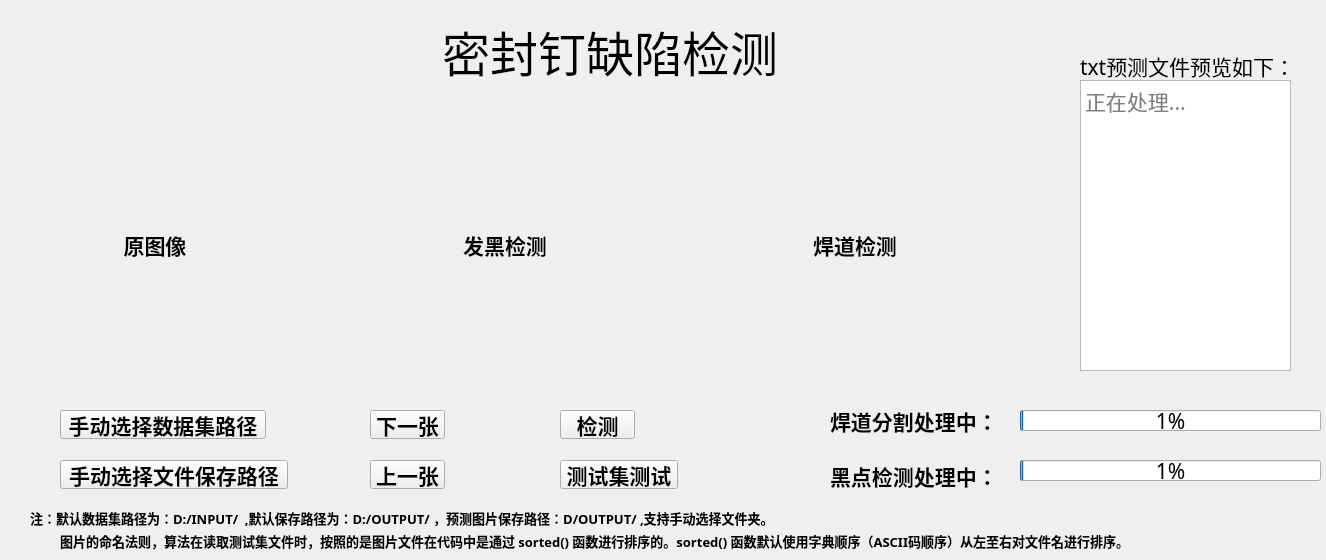
<?xml version="1.0" encoding="UTF-8"?>
<ui version="4.0">
 <class>Form</class>
 <widget class="QWidget" name="Form">
  <property name="geometry">
   <rect>
    <x>0</x>
    <y>0</y>
    <width>1326</width>
    <height>560</height>
   </rect>
  </property>
  <property name="sizePolicy">
   <sizepolicy hsizetype="Fixed" vsizetype="Fixed">
    <horstretch>0</horstretch>
    <verstretch>0</verstretch>
   </sizepolicy>
  </property>
  <property name="font">
   <font>
    <family>Agency FB</family>
    <pointsize>16</pointsize>
   </font>
  </property>
  <property name="windowTitle">
   <string>MainWindow</string>
  </property>
  <widget class="QLabel" name="title">
   <property name="enabled">
    <bool>true</bool>
   </property>
   <property name="geometry">
    <rect>
     <x>400</x>
     <y>20</y>
     <width>420</width>
     <height>63</height>
    </rect>
   </property>
   <property name="sizePolicy">
    <sizepolicy hsizetype="Fixed" vsizetype="Fixed">
     <horstretch>0</horstretch>
     <verstretch>0</verstretch>
    </sizepolicy>
   </property>
   <property name="font">
    <font>
     <family>方正舒体</family>
     <pointsize>36</pointsize>
    </font>
   </property>
   <property name="layoutDirection">
    <enum>Qt::LeftToRight</enum>
   </property>
   <property name="text">
    <string>密封钉缺陷检测</string>
   </property>
   <property name="alignment">
    <set>Qt::AlignCenter</set>
   </property>
  </widget>
  <widget class="QProgressBar" name="progressBar">
   <property name="geometry">
    <rect>
     <x>1020</x>
     <y>460</y>
     <width>301</width>
     <height>21</height>
    </rect>
   </property>
   <property name="value">
    <number>1</number>
   </property>
  </widget>
  <widget class="QLabel" name="label">
   <property name="geometry">
    <rect>
     <x>830</x>
     <y>460</y>
     <width>221</width>
     <height>31</height>
    </rect>
   </property>
   <property name="font">
    <font>
     <family>Agency FB</family>
     <pointsize>16</pointsize>
     <weight>75</weight>
     <bold>true</bold>
    </font>
   </property>
   <property name="text">
    <string>黑点检测处理中：</string>
   </property>
  </widget>
  <widget class="QLabel" name="label_2">
   <property name="geometry">
    <rect>
     <x>1080</x>
     <y>50</y>
     <width>371</width>
     <height>31</height>
    </rect>
   </property>
   <property name="text">
    <string>txt预测文件预览如下：</string>
   </property>
  </widget>
  <widget class="QProgressBar" name="progressBar_2">
   <property name="geometry">
    <rect>
     <x>1020</x>
     <y>410</y>
     <width>301</width>
     <height>21</height>
    </rect>
   </property>
   <property name="value">
    <number>1</number>
   </property>
  </widget>
  <widget class="QLabel" name="label_3">
   <property name="geometry">
    <rect>
     <x>830</x>
     <y>400</y>
     <width>211</width>
     <height>41</height>
    </rect>
   </property>
   <property name="font">
    <font>
     <family>Agency FB</family>
     <pointsize>16</pointsize>
     <weight>75</weight>
     <bold>true</bold>
    </font>
   </property>
   <property name="text">
    <string>焊道分割处理中：</string>
   </property>
  </widget>
  <widget class="QTextEdit" name="textEdit">
   <property name="geometry">
    <rect>
     <x>1080</x>
     <y>80</y>
     <width>211</width>
     <height>291</height>
    </rect>
   </property>
   <property name="placeholderText">
    <string>正在处理...</string>
   </property>
  </widget>
  <widget class="QLabel" name="label_4">
   <property name="geometry">
    <rect>
     <x>30</x>
     <y>510</y>
     <width>991</width>
     <height>16</height>
    </rect>
   </property>
   <property name="font">
    <font>
     <family>Agency FB</family>
     <pointsize>10</pointsize>
     <weight>75</weight>
     <bold>true</bold>
    </font>
   </property>
   <property name="text">
    <string>注：默认数据集路径为：D:/INPUT/  ,默认保存路径为：D:/OUTPUT/ ，预测图片保存路径：D/OUTPUT/ ,支持手动选择文件夹。</string>
   </property>
  </widget>
  <widget class="QLabel" name="label_5">
   <property name="geometry">
    <rect>
     <x>60</x>
     <y>530</y>
     <width>1601</width>
     <height>21</height>
    </rect>
   </property>
   <property name="font">
    <font>
     <family>Agency FB</family>
     <pointsize>10</pointsize>
     <weight>75</weight>
     <bold>true</bold>
    </font>
   </property>
   <property name="text">
    <string>图片的命名法则，算法在读取测试集文件时，按照的是图片文件在代码中是通过 sorted() 函数进行排序的。sorted() 函数默认使用字典顺序（ASCII码顺序）从左至右对文件名进行排序。</string>
   </property>
  </widget>
  <widget class="QPushButton" name="Open_Image_folder">
   <property name="geometry">
    <rect>
     <x>60</x>
     <y>410</y>
     <width>206</width>
     <height>29</height>
    </rect>
   </property>
   <property name="sizePolicy">
    <sizepolicy hsizetype="Fixed" vsizetype="Fixed">
     <horstretch>0</horstretch>
     <verstretch>0</verstretch>
    </sizepolicy>
   </property>
   <property name="font">
    <font>
     <family>Agency FB</family>
     <pointsize>16</pointsize>
     <weight>75</weight>
     <bold>true</bold>
    </font>
   </property>
   <property name="text">
    <string>手动选择数据集路径</string>
   </property>
  </widget>
  <widget class="QPushButton" name="pushButton_2">
   <property name="geometry">
    <rect>
     <x>60</x>
     <y>460</y>
     <width>228</width>
     <height>29</height>
    </rect>
   </property>
   <property name="sizePolicy">
    <sizepolicy hsizetype="Fixed" vsizetype="Fixed">
     <horstretch>0</horstretch>
     <verstretch>0</verstretch>
    </sizepolicy>
   </property>
   <property name="font">
    <font>
     <family>Agency FB</family>
     <pointsize>16</pointsize>
     <weight>75</weight>
     <bold>true</bold>
    </font>
   </property>
   <property name="text">
    <string>手动选择文件保存路径</string>
   </property>
  </widget>
  <widget class="QPushButton" name="Next_Image">
   <property name="geometry">
    <rect>
     <x>370</x>
     <y>410</y>
     <width>75</width>
     <height>29</height>
    </rect>
   </property>
   <property name="sizePolicy">
    <sizepolicy hsizetype="Fixed" vsizetype="Fixed">
     <horstretch>0</horstretch>
     <verstretch>0</verstretch>
    </sizepolicy>
   </property>
   <property name="font">
    <font>
     <family>Agency FB</family>
     <pointsize>16</pointsize>
     <weight>75</weight>
     <bold>true</bold>
    </font>
   </property>
   <property name="text">
    <string>下一张</string>
   </property>
  </widget>
  <widget class="QPushButton" name="Prev_Image">
   <property name="geometry">
    <rect>
     <x>370</x>
     <y>460</y>
     <width>75</width>
     <height>29</height>
    </rect>
   </property>
   <property name="sizePolicy">
    <sizepolicy hsizetype="Fixed" vsizetype="Fixed">
     <horstretch>0</horstretch>
     <verstretch>0</verstretch>
    </sizepolicy>
   </property>
   <property name="font">
    <font>
     <family>Agency FB</family>
     <pointsize>16</pointsize>
     <weight>75</weight>
     <bold>true</bold>
    </font>
   </property>
   <property name="text">
    <string>上一张</string>
   </property>
  </widget>
  <widget class="QPushButton" name="Detect_image">
   <property name="geometry">
    <rect>
     <x>560</x>
     <y>410</y>
     <width>75</width>
     <height>29</height>
    </rect>
   </property>
   <property name="sizePolicy">
    <sizepolicy hsizetype="Fixed" vsizetype="Fixed">
     <horstretch>0</horstretch>
     <verstretch>0</verstretch>
    </sizepolicy>
   </property>
   <property name="font">
    <font>
     <family>Agency FB</family>
     <pointsize>16</pointsize>
     <weight>75</weight>
     <bold>true</bold>
    </font>
   </property>
   <property name="text">
    <string>检测</string>
   </property>
  </widget>
  <widget class="QPushButton" name="pushButton">
   <property name="geometry">
    <rect>
     <x>560</x>
     <y>460</y>
     <width>118</width>
     <height>29</height>
    </rect>
   </property>
   <property name="sizePolicy">
    <sizepolicy hsizetype="Fixed" vsizetype="Fixed">
     <horstretch>0</horstretch>
     <verstretch>0</verstretch>
    </sizepolicy>
   </property>
   <property name="font">
    <font>
     <family>Agency FB</family>
     <pointsize>16</pointsize>
     <weight>75</weight>
     <bold>true</bold>
    </font>
   </property>
   <property name="text">
    <string>测试集测试</string>
   </property>
  </widget>
  <widget class="QLabel" name="Origin_Image">
   <property name="enabled">
    <bool>true</bool>
   </property>
   <property name="geometry">
    <rect>
     <x>30</x>
     <y>120</y>
     <width>250</width>
     <height>250</height>
    </rect>
   </property>
   <property name="sizePolicy">
    <sizepolicy hsizetype="Fixed" vsizetype="Fixed">
     <horstretch>0</horstretch>
     <verstretch>0</verstretch>
    </sizepolicy>
   </property>
   <property name="font">
    <font>
     <family>Agency FB</family>
     <pointsize>16</pointsize>
     <weight>75</weight>
     <bold>true</bold>
    </font>
   </property>
   <property name="autoFillBackground">
    <bool>true</bool>
   </property>
   <property name="text">
    <string>原图像</string>
   </property>
   <property name="scaledContents">
    <bool>true</bool>
   </property>
   <property name="alignment">
    <set>Qt::AlignCenter</set>
   </property>
  </widget>
  <widget class="QLabel" name="Black_Detect">
   <property name="enabled">
    <bool>true</bool>
   </property>
   <property name="geometry">
    <rect>
     <x>380</x>
     <y>120</y>
     <width>250</width>
     <height>250</height>
    </rect>
   </property>
   <property name="sizePolicy">
    <sizepolicy hsizetype="Fixed" vsizetype="Fixed">
     <horstretch>0</horstretch>
     <verstretch>0</verstretch>
    </sizepolicy>
   </property>
   <property name="font">
    <font>
     <family>Agency FB</family>
     <pointsize>16</pointsize>
     <weight>75</weight>
     <bold>true</bold>
    </font>
   </property>
   <property name="text">
    <string>发黑检测</string>
   </property>
   <property name="alignment">
    <set>Qt::AlignCenter</set>
   </property>
  </widget>
  <widget class="QLabel" name="Weld_Seam">
   <property name="geometry">
    <rect>
     <x>730</x>
     <y>120</y>
     <width>250</width>
     <height>250</height>
    </rect>
   </property>
   <property name="sizePolicy">
    <sizepolicy hsizetype="Fixed" vsizetype="Fixed">
     <horstretch>0</horstretch>
     <verstretch>0</verstretch>
    </sizepolicy>
   </property>
   <property name="font">
    <font>
     <family>Agency FB</family>
     <pointsize>16</pointsize>
     <weight>75</weight>
     <bold>true</bold>
    </font>
   </property>
   <property name="text">
    <string>焊道检测</string>
   </property>
   <property name="alignment">
    <set>Qt::AlignCenter</set>
   </property>
  </widget>
 </widget>
 <resources/>
 <connections>
  <connection>
   <sender>Open_Image_folder</sender>
   <signal>clicked()</signal>
   <receiver>Form</receiver>
   <slot>open_folder()</slot>
   <hints>
    <hint type="sourcelabel">
     <x>243</x>
     <y>670</y>
    </hint>
    <hint type="destinationlabel">
     <x>220</x>
     <y>373</y>
    </hint>
   </hints>
  </connection>
  <connection>
   <sender>Next_Image</sender>
   <signal>clicked()</signal>
   <receiver>Form</receiver>
   <slot>next_image()</slot>
   <hints>
    <hint type="sourcelabel">
     <x>605</x>
     <y>670</y>
    </hint>
    <hint type="destinationlabel">
     <x>424</x>
     <y>382</y>
    </hint>
   </hints>
  </connection>
  <connection>
   <sender>Prev_Image</sender>
   <signal>clicked()</signal>
   <receiver>Form</receiver>
   <slot>prev_image()</slot>
   <hints>
    <hint type="sourcelabel">
     <x>747</x>
     <y>670</y>
    </hint>
    <hint type="destinationlabel">
     <x>627</x>
     <y>376</y>
    </hint>
   </hints>
  </connection>
  <connection>
   <sender>Detect_image</sender>
   <signal>clicked()</signal>
   <receiver>Form</receiver>
   <slot>detect_image()</slot>
   <hints>
    <hint type="sourcelabel">
     <x>889</x>
     <y>670</y>
    </hint>
    <hint type="destinationlabel">
     <x>818</x>
     <y>385</y>
    </hint>
   </hints>
  </connection>
  <connection>
   <sender>pushButton</sender>
   <signal>clicked()</signal>
   <receiver>Form</receiver>
   <slot>test_Set()</slot>
   <hints>
    <hint type="sourcelabel">
     <x>1082</x>
     <y>688</y>
    </hint>
    <hint type="destinationlabel">
     <x>1290</x>
     <y>635</y>
    </hint>
   </hints>
  </connection>
  <connection>
   <sender>pushButton_2</sender>
   <signal>clicked()</signal>
   <receiver>Form</receiver>
   <slot>save_path()</slot>
   <hints>
    <hint type="sourcelabel">
     <x>357</x>
     <y>689</y>
    </hint>
    <hint type="destinationlabel">
     <x>362</x>
     <y>615</y>
    </hint>
   </hints>
  </connection>
 </connections>
 <slots>
  <slot>open_folder()</slot>
  <slot>next_image()</slot>
  <slot>prev_image()</slot>
  <slot>detect_image()</slot>
  <slot>test_Set()</slot>
  <slot>save_path()</slot>
 </slots>
</ui>
